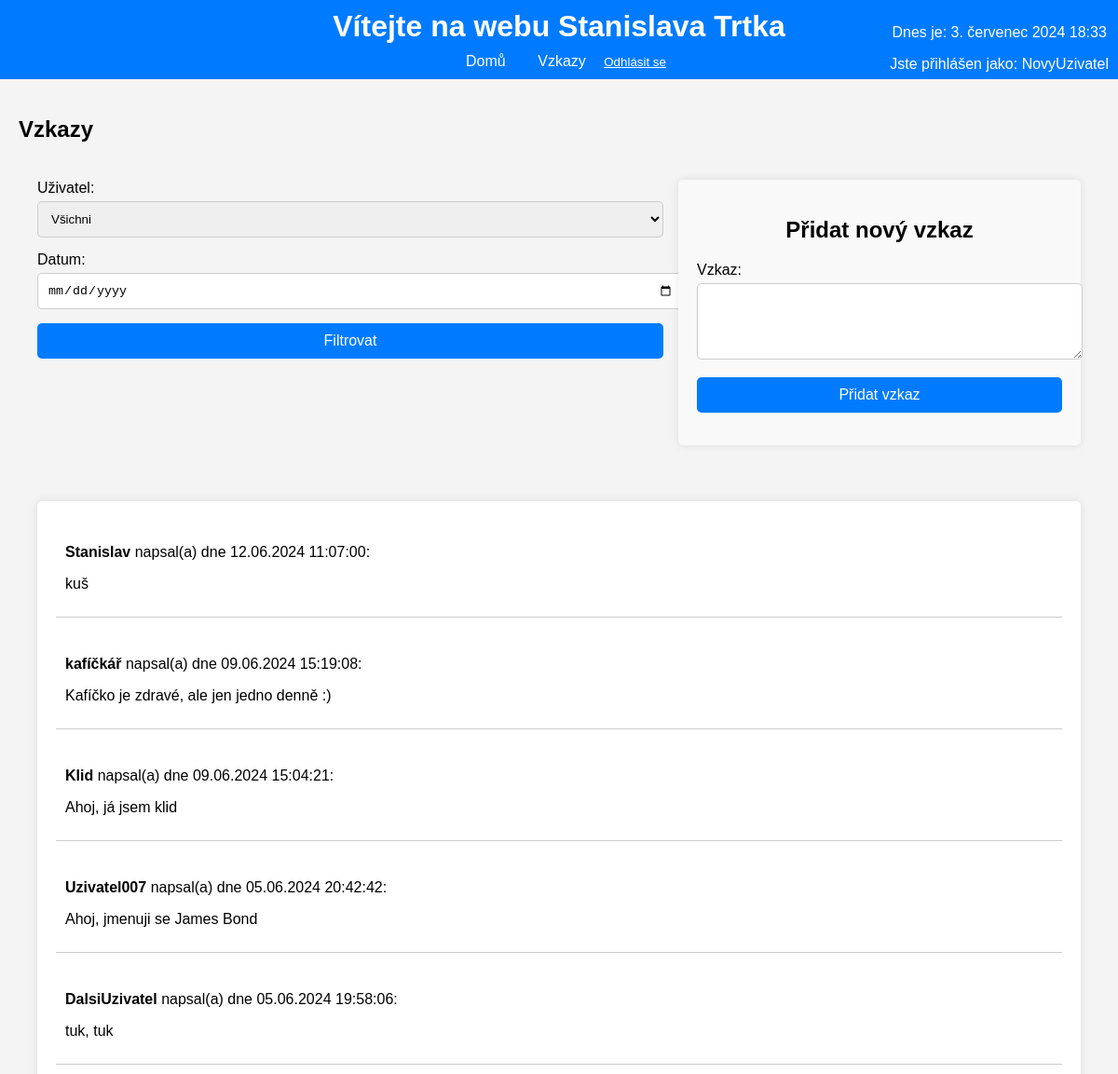
/messages/ (signed in, upper part), run on an earlier commit of the app's database.
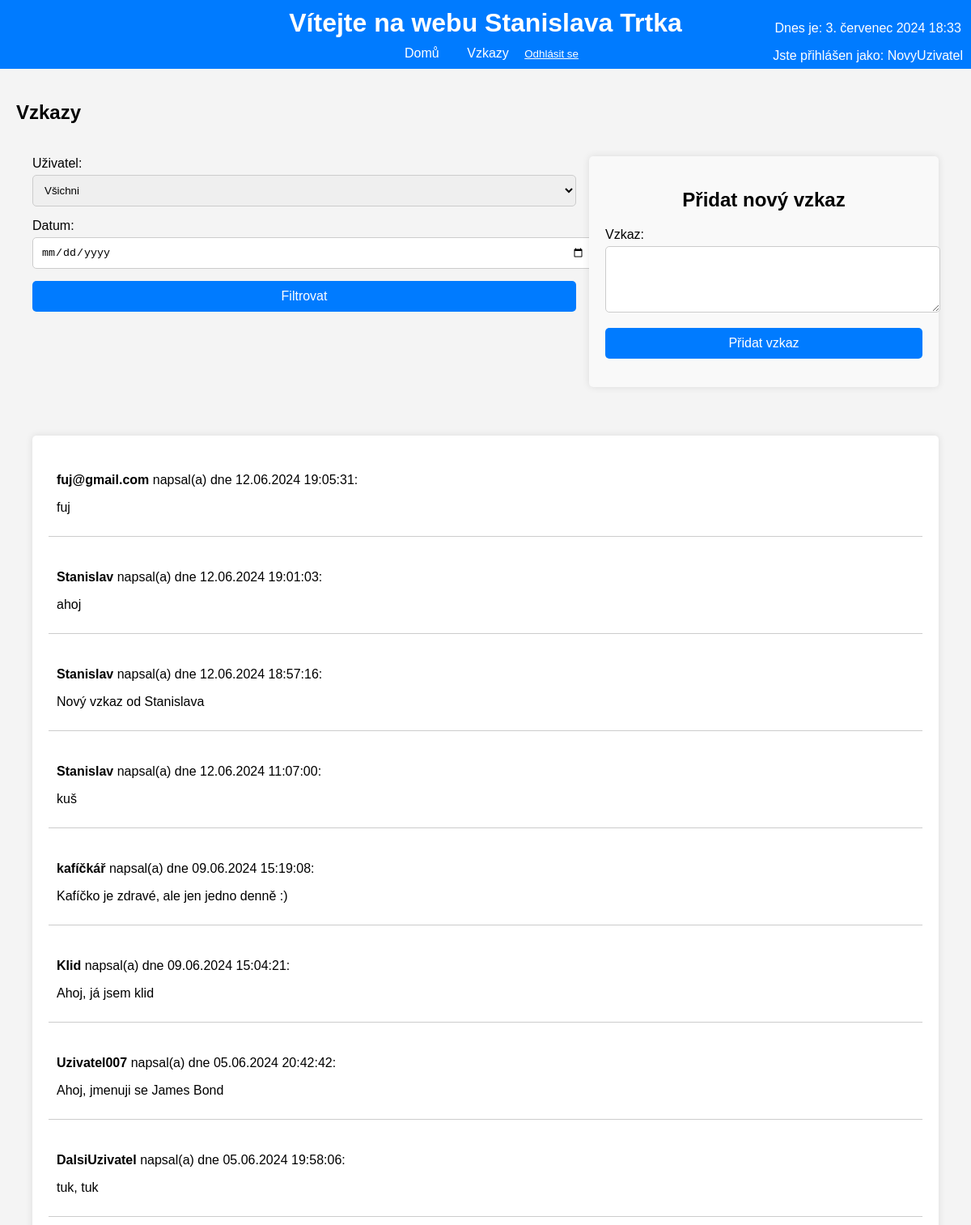
And on a later commit of the database.
### myapp/models.py (models this page shows)
class Message(models.Model):
    objects = None
    user = models.ForeignKey(User, on_delete=models.CASCADE)
    content = models.TextField()
    timestamp = models.DateTimeField(auto_now_add=True)

### myapp/views.py (the view)
# urls.py: path('messages/', views.message_list, name='message_list'),
@login_required
def message_list(request):
    user_filter = request.GET.get('user')
    date_filter = request.GET.get('date')
    messages = Message.objects.all().order_by('-timestamp')
    if user_filter:
        messages = messages.filter(user_id=user_filter)
    if date_filter:
        date = parse_date(date_filter)
        if date:
            messages = messages.filter(timestamp__date=date)
    users = User.objects.all()
    return render(request, 'message_list.html', {'messages': messages, 'users': users})

### myapp/context_processors.py (called while the page is built)
def current_datetime(request):
    return {
        'current_time': timezone.now()
    }

### myapp/templates/message_list.html (shortened to what this page needs)
{% extends "base.html" %}
{% load static %}
{% block content %}
<h2>Vzkazy</h2>
<div class="top-section">
    <div class="filter-form">
        <form method="get" action="{% url 'message_list' %}">
            <div class="form-group">
                <label for="user_filter">Uživatel:</label>
                <select name="user" id="user_filter">
                    <option value="">Všichni</option>
                </select>
            </div>
            <div class="form-group">
                <label for="date_filter">Datum:</label>
                <input type="date" name="date" id="date_filter" value="{{ request.GET.date }}">
            </div>
            <div class="form-group">
                <button type="submit">Filtrovat</button>
            </div>
        </form>
    </div>
    <div class="add-message">
        <h2>Přidat nový vzkaz</h2>
        <form method="post" action="{% url 'add_message' %}">
            <div class="form-group">
                <label for="id_content">Vzkaz:</label>
                <textarea name="content" id="id_content" rows="4" required></textarea>
            </div>
            <div class="form-group">
                <button type="submit">Přidat vzkaz</button>
            </div>
        </form>
    </div>
</div>
<div class="messages-container">
    <div class="messages-list">
        {% for message in messages %}
            <div class="message-item">
                <p><strong>{{ message.user.username }}</strong> napsal(a) dne {{ message.timestamp|date:"d.m.Y H:i:s" }}:</p>
                <p>{{ message.content }}</p>
            </div>
        {% endfor %}
    </div>
</div>
{% endblock %}

### myapp/templates/base.html (shortened to what this page needs)
{% load static %}
<!DOCTYPE html>
<html lang="en">
<head>
    <link rel="stylesheet" href="{% static 'css/style.css' %}">
    <link rel="stylesheet" href="{% static 'css/home.css' %}">
    <link rel="stylesheet" href="{% static 'css/message_list.css' %}">
    <link rel="stylesheet" href="{% static 'css/login.css' %}">
</head>
<body>
    <header>
        <h1>Vítejte na webu Stanislava Trtka</h1>
        <nav>
            <a href="{% url 'home' %}">Domů</a>
            <a href="{% url 'message_list' %}">Vzkazy</a>
            {% if user.is_authenticated %}
                <form action="{% url 'logout' %}" method="post" style="display:inline;">
                    <button type="submit" style="background:none; border:none; color:white; cursor:pointer; text-decoration:underline; padding:0;">
                        Odhlásit se
                    </button>
                </form>
            {% else %}
                <a href="{% url 'login' %}">Přihlásit se</a>
            {% endif %}
        </nav>
        <div class="current-time">
            <p>Dnes je: {{ current_time|date:"j. F Y H:i" }}</p>
            {% if user.is_authenticated %}
                <p>Jste přihlášen jako: {{ user.username }}</p>
            {% endif %}
        </div>
    </header>
    <main>
        {% block content %}{% endblock %}
    </main>
</body>
</html>

### myapp/static/css/style.css (style rules this page uses)
body { font-family: Arial, sans-serif; background-color: #f4f4f4; margin: 0; padding: 0; }
header { background-color: #007bff; color: white; padding: 10px 0; text-align: center; display: flex; justify-content: center; flex-wrap: wrap; position: relative; }
header h1 { margin: 0; flex: 1 100%; }
nav { margin-top: 10px; }
nav a { color: white; margin: 0 15px; text-decoration: none; }
.current-time, .user-info { position: absolute; }
.current-time { top: 10px; right: 10px; }
main { padding: 20px; }

### myapp/static/css/message_list.css (style rules this page uses)
.top-section { display: flex; justify-content: space-between; padding: 20px; margin-bottom: 20px; }
.add-message { width: 35%; padding: 20px; background-color: #f9f9f9; border-radius: 5px; box-shadow: 0 0 10px rgba(0, 0, 0, 0.1); }
.add-message h2 { margin-bottom: 20px; text-align: center; }
.filter-form { width: 60%; margin-bottom: 20px; }
.filter-form .form-group { margin-bottom: 15px; }
.filter-form .form-group label { display: block; margin-bottom: 5px; }
.filter-form .form-group select, .filter-form .form-group input { width: 100%; padding: 10px; border: 1px solid #ccc; border-radius: 5px; }
.filter-form .form-group button { width: 100%; padding: 10px; background-color: #007bff; color: #fff; border: none; border-radius: 5px; cursor: pointer; font-size: 16px; }
.messages-container { display: flex; justify-content: space-between; padding: 20px; }
.messages-list { width: 100%; padding: 20px; background-color: #fff; border-radius: 5px; box-shadow: 0 0 10px rgba(0, 0, 0, 0.1); }
.message-item { margin-bottom: 15px; padding: 10px; border-bottom: 1px solid #ccc; }
.form-group { margin-bottom: 15px; }
.form-group label { display: block; margin-bottom: 5px; }
.form-group textarea { width: 100%; padding: 10px; border: 1px solid #ccc; border-radius: 5px; }
.form-group button { width: 100%; padding: 10px; background-color: #007bff; color: #fff; border: none; border-radius: 5px; cursor: pointer; font-size: 16px; }

### myapp/static/css/login.css (style rules this page uses)
.form-group { margin-bottom: 15px; }
.form-group label { display: block; margin-bottom: 5px; }
.form-group input { width: 100%; padding: 10px; border: 1px solid #ccc; border-radius: 5px; }
.form-group button { width: 100%; padding: 10px; background-color: #007bff; color: #fff; border: none; border-radius: 5px; cursor: pointer; font-size: 16px; }

What changed in the data, as far as the page shows it:
added Message: user.username "fuj@gmail.com", timestamp "12.06.2024 19:05:31", content "fuj"
added Message: user.username "Stanislav", timestamp "12.06.2024 19:01:03", content "ahoj"
added Message: user.username "Stanislav", timestamp "12.06.2024 18:57:16", content "Nový vzkaz od Stanislava"
